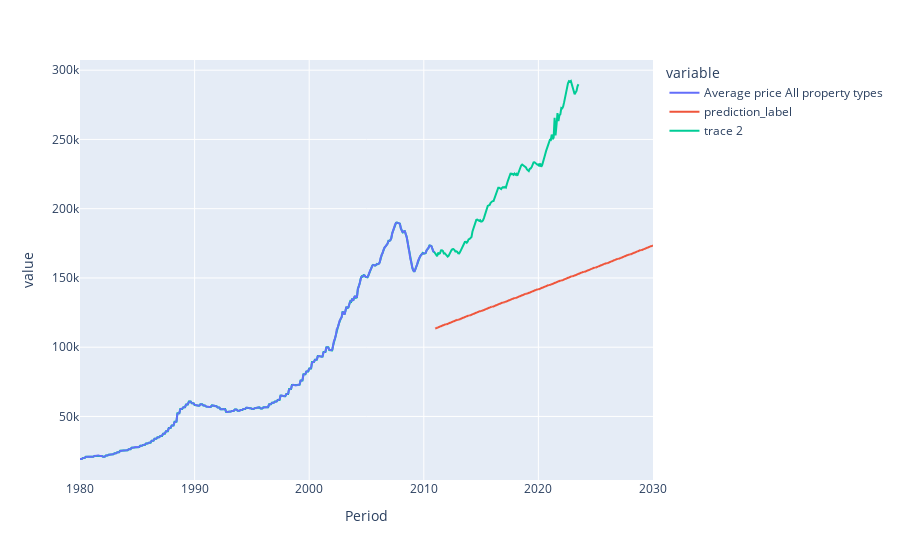

Here is the notebook cell this chart was saved with:
### Code cell
import plotly.express as px

concat_df = pd.concat([model_data, predictions_future], axis=0)

fig = px.line(concat_df, x=concat_df['Period'], y=['Average price All property types', 'prediction_label'])
fig.add_scatter(x=df['Period'], y=df['Average price All property types'])

### Figure 1 — Plotly figure (JSON) as saved in the notebook; plotly's stock layout.template omitted (floating-point values rounded to 4 significant figures; data arrays with more than 128 entries replaced by an {"elided": "..."} marker saying what was removed)
{"data": [{"hovertemplate": "variable=Average price All property types<br>Period=%{x}<br>value=%{y}<extra></extra>", "legendgroup": "Average price All property types", "line": {"color": "#636efa", "dash": "solid"}, "marker": {"symbol": "circle"}, "mode": "lines", "name": "Average price All property types", "showlegend": true, "type": "scattergl", "x": {"elided": "601 str values"}, "xaxis": "x", "y": {"elided": "601 int values"}, "yaxis": "y"}, {"hovertemplate": "variable=prediction_label<br>Period=%{x}<br>value=%{y}<extra></extra>", "legendgroup": "prediction_label", "line": {"color": "#EF553B", "dash": "solid"}, "marker": {"symbol": "circle"}, "mode": "lines", "name": "prediction_label", "showlegend": true, "type": "scattergl", "x": {"elided": "601 str values"}, "xaxis": "x", "y": {"elided": "601 float values"}, "yaxis": "y"}, {"type": "scatter", "x": {"elided": "523 str values"}, "y": {"elided": "523 int values"}}], "layout": {"legend": {"title": {"text": "variable"}, "tracegroupgap": 0}, "margin": {"t": 60}, "xaxis": {"anchor": "y", "domain": [0, 1], "title": {"text": "Period"}}, "yaxis": {"anchor": "x", "domain": [0, 1], "title": {"text": "value"}}}}
